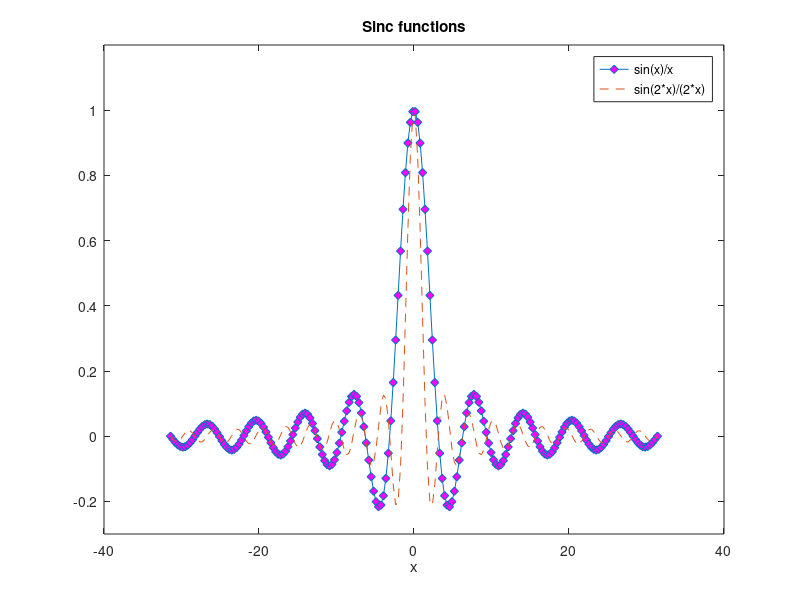

This chart was generated by the following MATLAB code:
% Sinc functions

disp('2D plot, Example 2:')

x=linspace(-10*pi,10*pi,200);
y=sin(x)./x;
u=sin(2*x)./(2*x);
plot(x,y,'d-','MarkerFaceColor','m')
hold('on')
plot(x,u,'--')
xlabel('x')
legend('sin(x)/x','sin(2*x)/(2*x)')
title('Sinc functions')
ylim([-0.3 1.2])
hold('off')